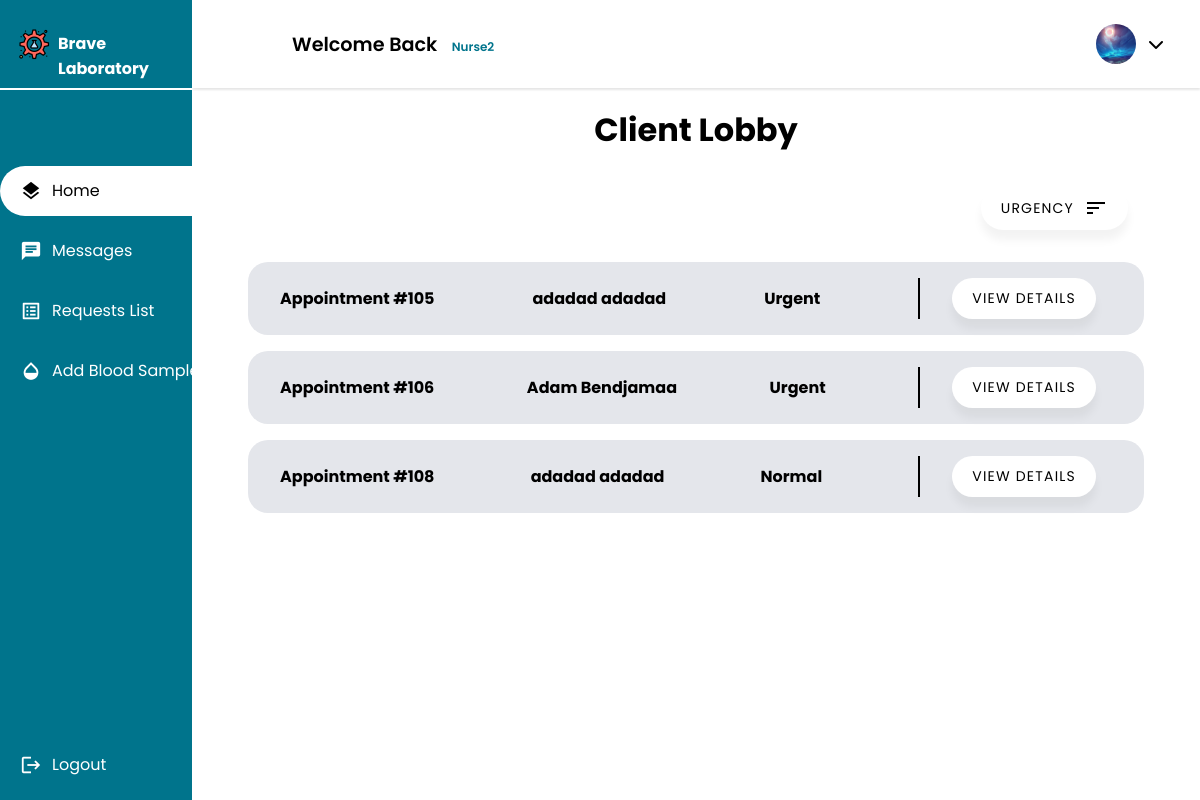
Page /nurse/home/lobby/ (signed in) on the earlier database version.
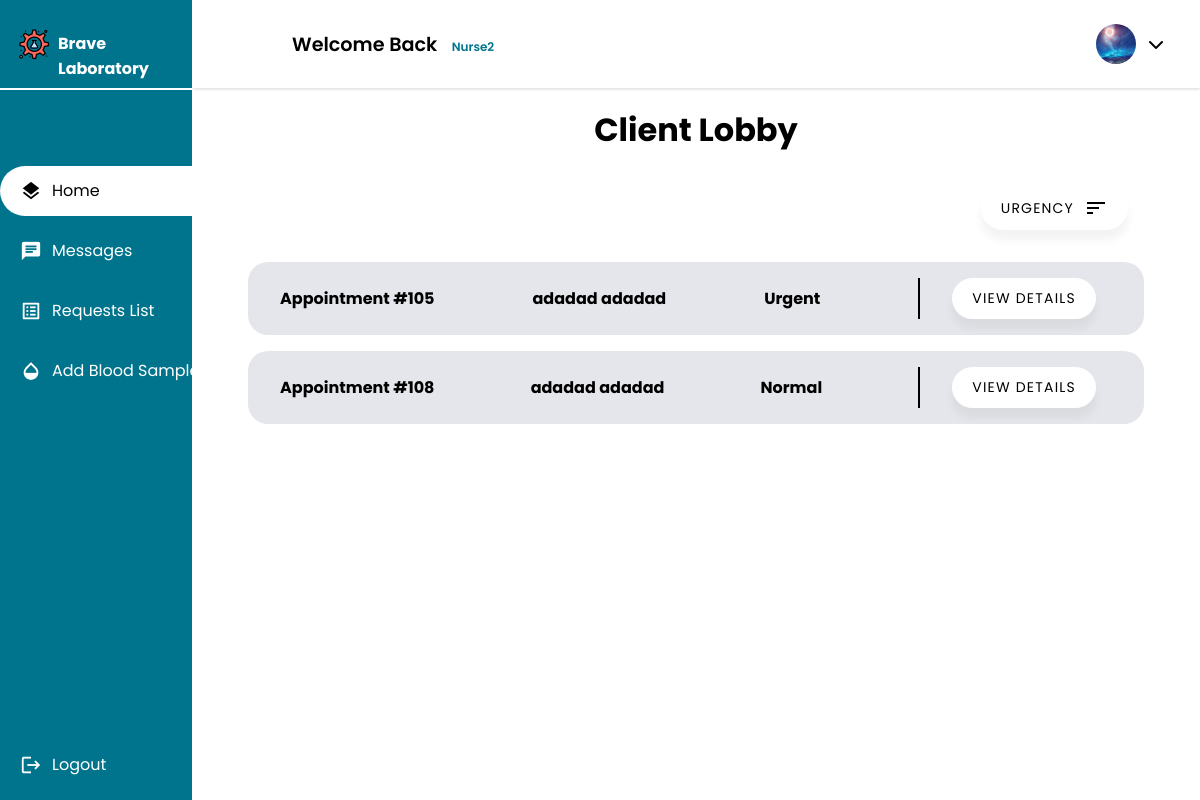
Same page on the later database version.
### main_home/models.py (models this page shows, shortened)
class Appointment(models.Model):
    UPCOMING = 'Upcoming'
    TOMORROW = 'Tommorow'
    TODAY = 'Today'
    OVERDUE = 'Overdue'
    STATUS_CHOICES = [
        (UPCOMING, 'Upcoming'),
        (TOMORROW, 'Tommorow'),
        (TODAY, 'Today'),
        (OVERDUE, 'Overdue'),
    ]
    client = models.ForeignKey(Client, on_delete=models.CASCADE)
    tests_requested = models.ManyToManyField(TestOffered)
    date = models.DateField(validators=[validate_date_not_past])
    description = models.CharField(max_length=1000,blank=True)
    document = models.ImageField(null=True,blank=True,upload_to='medical_documents')
    total_price = models.DecimalField(max_digits=10, decimal_places=2)
    payment_status = models.BooleanField(default=False)
    arrived = models.BooleanField(default=False)
    cancelled = models.BooleanField(default=False)
    performed = models.BooleanField(default=False)
    urgent = models.BooleanField(default=False)
    class Meta:
        db_table = 'appointment'

### client/models.py (models this page shows, shortened)
class Client(models.Model):
    GENDERS =[
        ('M','Male'),
        ('F','Female')
    ]
    user = models.OneToOneField(User, primary_key = True, on_delete=models.CASCADE)
    phone_number = models.CharField(max_length=10,validators=[phone_regex])
    gender = models.CharField(max_length = 1 ,choices = GENDERS)
    address = models.CharField(max_length=50)
    policy = models.BooleanField(default = False)
    profile_pic = models.ImageField(default="default.png", upload_to="profile_pics")
    date_of_birth = models.DateField(default='2003-03-08')
    tests_made = models.PositiveIntegerField(default=0)
    class Meta():
        db_table = 'auth_client'

### nurse/views.py (the view)
# urls.py: path("home/lobby/",views.nurse_home,name="nurse"),
@login_required
@permission_required('nurse.view_nurse', raise_exception=True)
def nurse_home(request):
    nurse = request.user.nurse
    lobby = nurse.lobby
    clients = lobby.clients.all()
    if request.GET.get('urgency') :
        urgency = request.GET.get('urgency')
        if urgency == 'True':
            clients = clients.order_by("-urgent")
            sort_urgency= 'False'
        elif urgency == 'False':
            clients = clients.order_by("urgent")
            sort_urgency= 'True'
    else :
        sort_urgency = 'True'
    context = {
        'nurse': nurse,
        'clients': clients,
        "lobby":lobby,
        'sort_urgency':sort_urgency,
    }
    return render(request,'nurse/nurse.html', context)

### nurse/templates/nurse/nurse.html (shortened to what this page needs)
{% extends 'main_home/actors_base.html' %}
{% load static %}
{% block css_2 %}
<link rel="stylesheet" href="{% static 'css/list.css' %}">
{% endblock css_2 %}
{% block main %}
<div class="Container">
    <h1>Client Lobby</h1>
    <div class="header ">
        <div class="nurse">
            <a href="{% url "nurse" %}?urgency={{sort_urgency}}">
                <button class="list-button filter">
                    <span>Urgency</span>
                    <span class="material-icons">sort</span>
                </button>
            </a>
        </div>
    </div>
    {% if clients %}
        {% for client in clients %}
            <li class="app1">
                <span><strong>Appointment #{{ client.id }}</strong></span>
                <span><strong>{{ client.client.user.first_name }} {{ client.client.user.last_name }}</strong></span>
                <span><strong>
                    {% if client.urgent %}
                        Urgent
                    {% else %}
                        Normal
                    {% endif %}
                </strong></span>
                <div class="buttons">
                    <button class="list-button"><a class="list-links" href="{% url 'lobby_detail' client.id %}">View Details</a></button>
                </div>
            </li>
        {% endfor %}
    {% endif %}
</div>
{% endblock main %}
{% block sidebar %}
    <li><a  href={% url 'nurse' %}><span class="material-icons X">layers</span> <span class="nav-item">Home</span></a></li>
    <li><a href={% url 'nurse_message_chat' %}><span class="material-icons X">chat</span><span class="nav-item">Messages</span></a></li>
    <li><a href={% url 'request_list' %}><span class="material-icons X">list_alt</span><span class="nav-item">Requests List</span></a></li>
    <li><a href={% url 'blood_add' %}><span class="material-icons X">opacity</span><span class="nav-item">Add Blood Sample</span></a></li>
{% endblock sidebar %}

Differences in the rows shown:
no longer on this page (row edited): Appointment: id "106", client.user.first_name "Adam", client.user.last_name "Bendjamaa", urgent "Urgent"
